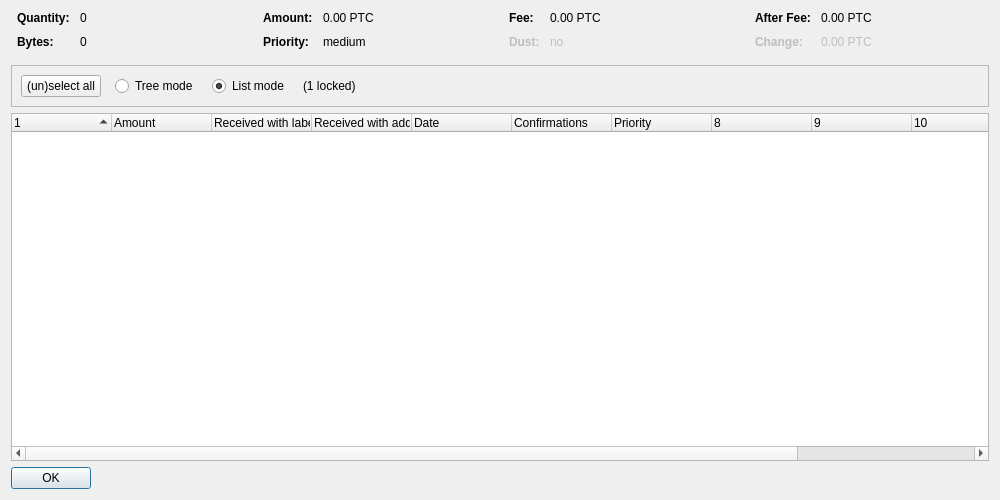
<?xml version="1.0" encoding="UTF-8"?>
<ui version="4.0">
 <class>CoinControlDialog</class>
 <widget class="QDialog" name="CoinControlDialog">
  <property name="geometry">
   <rect>
    <x>0</x>
    <y>0</y>
    <width>1000</width>
    <height>500</height>
   </rect>
  </property>
  <property name="windowTitle">
   <string>Coin Selection</string>
  </property>
  <layout class="QVBoxLayout" name="verticalLayout">
   <item>
    <layout class="QHBoxLayout" name="horizontalLayoutTop" stretch="0,0,0,0">
     <property name="topMargin">
      <number>0</number>
     </property>
     <property name="bottomMargin">
      <number>10</number>
     </property>
     <item>
      <layout class="QFormLayout" name="formLayoutCoinControl1">
       <property name="horizontalSpacing">
        <number>10</number>
       </property>
       <property name="verticalSpacing">
        <number>10</number>
       </property>
       <property name="leftMargin">
        <number>6</number>
       </property>
       <property name="rightMargin">
        <number>6</number>
       </property>
       <item row="0" column="0">
        <widget class="QLabel" name="labelCoinControlQuantityText">
         <property name="font">
          <font>
           <weight>75</weight>
           <bold>true</bold>
          </font>
         </property>
         <property name="text">
          <string>Quantity:</string>
         </property>
        </widget>
       </item>
       <item row="0" column="1">
        <widget class="QLabel" name="labelCoinControlQuantity">
         <property name="cursor">
          <cursorShape>IBeamCursor</cursorShape>
         </property>
         <property name="contextMenuPolicy">
          <enum>Qt::ActionsContextMenu</enum>
         </property>
         <property name="text">
          <string notr="true">0</string>
         </property>
         <property name="textInteractionFlags">
          <set>Qt::LinksAccessibleByMouse|Qt::TextSelectableByKeyboard|Qt::TextSelectableByMouse</set>
         </property>
        </widget>
       </item>
       <item row="1" column="0">
        <widget class="QLabel" name="labelCoinControlBytesText">
         <property name="font">
          <font>
           <weight>75</weight>
           <bold>true</bold>
          </font>
         </property>
         <property name="text">
          <string>Bytes:</string>
         </property>
        </widget>
       </item>
       <item row="1" column="1">
        <widget class="QLabel" name="labelCoinControlBytes">
         <property name="cursor">
          <cursorShape>IBeamCursor</cursorShape>
         </property>
         <property name="contextMenuPolicy">
          <enum>Qt::ActionsContextMenu</enum>
         </property>
         <property name="text">
          <string notr="true">0</string>
         </property>
         <property name="textInteractionFlags">
          <set>Qt::LinksAccessibleByMouse|Qt::TextSelectableByKeyboard|Qt::TextSelectableByMouse</set>
         </property>
        </widget>
       </item>
      </layout>
     </item>
     <item>
      <layout class="QFormLayout" name="formLayoutCoinControl2">
       <property name="horizontalSpacing">
        <number>10</number>
       </property>
       <property name="verticalSpacing">
        <number>10</number>
       </property>
       <property name="leftMargin">
        <number>6</number>
       </property>
       <property name="rightMargin">
        <number>6</number>
       </property>
       <item row="0" column="0">
        <widget class="QLabel" name="labelCoinControlAmountText">
         <property name="font">
          <font>
           <weight>75</weight>
           <bold>true</bold>
          </font>
         </property>
         <property name="text">
          <string>Amount:</string>
         </property>
        </widget>
       </item>
       <item row="0" column="1">
        <widget class="QLabel" name="labelCoinControlAmount">
         <property name="cursor">
          <cursorShape>IBeamCursor</cursorShape>
         </property>
         <property name="contextMenuPolicy">
          <enum>Qt::ActionsContextMenu</enum>
         </property>
         <property name="text">
          <string notr="true">0.00 PTC</string>
         </property>
         <property name="textInteractionFlags">
          <set>Qt::LinksAccessibleByMouse|Qt::TextSelectableByKeyboard|Qt::TextSelectableByMouse</set>
         </property>
        </widget>
       </item>
       <item row="1" column="0">
        <widget class="QLabel" name="labelCoinControlPriorityText">
         <property name="font">
          <font>
           <weight>75</weight>
           <bold>true</bold>
          </font>
         </property>
         <property name="text">
          <string>Priority:</string>
         </property>
        </widget>
       </item>
       <item row="1" column="1">
        <widget class="QLabel" name="labelCoinControlPriority">
         <property name="cursor">
          <cursorShape>IBeamCursor</cursorShape>
         </property>
         <property name="contextMenuPolicy">
          <enum>Qt::ActionsContextMenu</enum>
         </property>
         <property name="text">
          <string notr="true">medium</string>
         </property>
         <property name="textInteractionFlags">
          <set>Qt::LinksAccessibleByMouse|Qt::TextSelectableByKeyboard|Qt::TextSelectableByMouse</set>
         </property>
        </widget>
       </item>
      </layout>
     </item>
     <item>
      <layout class="QFormLayout" name="formLayoutCoinControl3">
       <property name="horizontalSpacing">
        <number>10</number>
       </property>
       <property name="verticalSpacing">
        <number>10</number>
       </property>
       <property name="leftMargin">
        <number>6</number>
       </property>
       <property name="rightMargin">
        <number>6</number>
       </property>
       <item row="0" column="0">
        <widget class="QLabel" name="labelCoinControlFeeText">
         <property name="font">
          <font>
           <weight>75</weight>
           <bold>true</bold>
          </font>
         </property>
         <property name="text">
          <string>Fee:</string>
         </property>
        </widget>
       </item>
       <item row="0" column="1">
        <widget class="QLabel" name="labelCoinControlFee">
         <property name="cursor">
          <cursorShape>IBeamCursor</cursorShape>
         </property>
         <property name="contextMenuPolicy">
          <enum>Qt::ActionsContextMenu</enum>
         </property>
         <property name="text">
          <string notr="true">0.00 PTC</string>
         </property>
         <property name="textInteractionFlags">
          <set>Qt::LinksAccessibleByMouse|Qt::TextSelectableByKeyboard|Qt::TextSelectableByMouse</set>
         </property>
        </widget>
       </item>
       <item row="1" column="0">
        <widget class="QLabel" name="labelCoinControlLowOutputText">
         <property name="enabled">
          <bool>false</bool>
         </property>
         <property name="font">
          <font>
           <weight>75</weight>
           <bold>true</bold>
          </font>
         </property>
         <property name="text">
          <string>Dust:</string>
         </property>
        </widget>
       </item>
       <item row="1" column="1">
        <widget class="QLabel" name="labelCoinControlLowOutput">
         <property name="enabled">
          <bool>false</bool>
         </property>
         <property name="cursor">
          <cursorShape>IBeamCursor</cursorShape>
         </property>
         <property name="contextMenuPolicy">
          <enum>Qt::ActionsContextMenu</enum>
         </property>
         <property name="text">
          <string notr="true">no</string>
         </property>
         <property name="textInteractionFlags">
          <set>Qt::LinksAccessibleByMouse|Qt::TextSelectableByKeyboard|Qt::TextSelectableByMouse</set>
         </property>
        </widget>
       </item>
      </layout>
     </item>
     <item>
      <layout class="QFormLayout" name="formLayoutCoinControl4">
       <property name="horizontalSpacing">
        <number>10</number>
       </property>
       <property name="verticalSpacing">
        <number>10</number>
       </property>
       <property name="leftMargin">
        <number>6</number>
       </property>
       <property name="rightMargin">
        <number>6</number>
       </property>
       <item row="0" column="0">
        <widget class="QLabel" name="labelCoinControlAfterFeeText">
         <property name="font">
          <font>
           <weight>75</weight>
           <bold>true</bold>
          </font>
         </property>
         <property name="text">
          <string>After Fee:</string>
         </property>
        </widget>
       </item>
       <item row="0" column="1">
        <widget class="QLabel" name="labelCoinControlAfterFee">
         <property name="cursor">
          <cursorShape>IBeamCursor</cursorShape>
         </property>
         <property name="contextMenuPolicy">
          <enum>Qt::ActionsContextMenu</enum>
         </property>
         <property name="text">
          <string notr="true">0.00 PTC</string>
         </property>
         <property name="textInteractionFlags">
          <set>Qt::LinksAccessibleByMouse|Qt::TextSelectableByKeyboard|Qt::TextSelectableByMouse</set>
         </property>
        </widget>
       </item>
       <item row="1" column="0">
        <widget class="QLabel" name="labelCoinControlChangeText">
         <property name="enabled">
          <bool>false</bool>
         </property>
         <property name="font">
          <font>
           <weight>75</weight>
           <bold>true</bold>
          </font>
         </property>
         <property name="text">
          <string>Change:</string>
         </property>
        </widget>
       </item>
       <item row="1" column="1">
        <widget class="QLabel" name="labelCoinControlChange">
         <property name="enabled">
          <bool>false</bool>
         </property>
         <property name="cursor">
          <cursorShape>IBeamCursor</cursorShape>
         </property>
         <property name="contextMenuPolicy">
          <enum>Qt::ActionsContextMenu</enum>
         </property>
         <property name="text">
          <string notr="true">0.00 PTC</string>
         </property>
         <property name="textInteractionFlags">
          <set>Qt::LinksAccessibleByMouse|Qt::TextSelectableByKeyboard|Qt::TextSelectableByMouse</set>
         </property>
        </widget>
       </item>
      </layout>
     </item>
    </layout>
   </item>
   <item>
    <widget class="QFrame" name="frame">
     <property name="minimumSize">
      <size>
       <width>0</width>
       <height>40</height>
      </size>
     </property>
     <property name="frameShape">
      <enum>QFrame::StyledPanel</enum>
     </property>
     <property name="frameShadow">
      <enum>QFrame::Sunken</enum>
     </property>
     <layout class="QHBoxLayout" name="horizontalLayout">
      <item>
       <layout class="QHBoxLayout" name="horizontalLayoutPanel" stretch="0,0,0,0,0">
        <property name="spacing">
         <number>14</number>
        </property>
        <item>
         <widget class="QPushButton" name="pushButtonSelectAll">
          <property name="sizePolicy">
           <sizepolicy hsizetype="Maximum" vsizetype="Fixed">
            <horstretch>0</horstretch>
            <verstretch>0</verstretch>
           </sizepolicy>
          </property>
          <property name="text">
           <string>(un)select all</string>
          </property>
          <property name="autoDefault">
           <bool>false</bool>
          </property>
         </widget>
        </item>
        <item>
         <widget class="QRadioButton" name="radioTreeMode">
          <property name="sizePolicy">
           <sizepolicy hsizetype="Maximum" vsizetype="Fixed">
            <horstretch>0</horstretch>
            <verstretch>0</verstretch>
           </sizepolicy>
          </property>
          <property name="text">
           <string>Tree mode</string>
          </property>
         </widget>
        </item>
        <item>
         <widget class="QRadioButton" name="radioListMode">
          <property name="sizePolicy">
           <sizepolicy hsizetype="Maximum" vsizetype="Fixed">
            <horstretch>0</horstretch>
            <verstretch>0</verstretch>
           </sizepolicy>
          </property>
          <property name="text">
           <string>List mode</string>
          </property>
          <property name="checked">
           <bool>true</bool>
          </property>
         </widget>
        </item>
        <item>
         <widget class="QLabel" name="labelLocked">
          <property name="text">
           <string notr="true">(1 locked)</string>
          </property>
         </widget>
        </item>
        <item>
         <spacer name="horizontalSpacer">
          <property name="orientation">
           <enum>Qt::Horizontal</enum>
          </property>
          <property name="sizeHint" stdset="0">
           <size>
            <width>40</width>
            <height>20</height>
           </size>
          </property>
         </spacer>
        </item>
       </layout>
      </item>
     </layout>
    </widget>
   </item>
   <item>
    <widget class="CoinControlTreeWidget" name="treeWidget">
     <property name="contextMenuPolicy">
      <enum>Qt::CustomContextMenu</enum>
     </property>
     <property name="sortingEnabled">
      <bool>false</bool>
     </property>
     <property name="columnCount">
      <number>12</number>
     </property>
     <attribute name="headerShowSortIndicator" stdset="0">
      <bool>true</bool>
     </attribute>
     <attribute name="headerStretchLastSection">
      <bool>false</bool>
     </attribute>
     <column>
      <property name="text">
       <string/>
      </property>
     </column>
     <column>
      <property name="text">
       <string>Amount</string>
      </property>
     </column>
     <column>
      <property name="text">
       <string>Received with label</string>
      </property>
     </column>
     <column>
      <property name="text">
       <string>Received with address</string>
      </property>
     </column>
     <column>
      <property name="text">
       <string>Date</string>
      </property>
     </column>
     <column>
      <property name="text">
       <string>Confirmations</string>
      </property>
      <property name="toolTip">
       <string>Confirmed</string>
      </property>
     </column>
     <column>
      <property name="text">
       <string>Priority</string>
      </property>
     </column>
     <column>
      <property name="text">
       <string/>
      </property>
     </column>
     <column>
      <property name="text">
       <string/>
      </property>
     </column>
     <column>
      <property name="text">
       <string/>
      </property>
     </column>
     <column>
      <property name="text">
       <string/>
      </property>
     </column>
     <column>
      <property name="text">
       <string/>
      </property>
     </column>
    </widget>
   </item>
   <item>
    <widget class="QDialogButtonBox" name="buttonBox">
     <property name="sizePolicy">
      <sizepolicy hsizetype="Maximum" vsizetype="Fixed">
       <horstretch>0</horstretch>
       <verstretch>0</verstretch>
      </sizepolicy>
     </property>
     <property name="orientation">
      <enum>Qt::Horizontal</enum>
     </property>
     <property name="standardButtons">
      <set>QDialogButtonBox::Ok</set>
     </property>
    </widget>
   </item>
  </layout>
 </widget>
 <customwidgets>
  <customwidget>
   <class>CoinControlTreeWidget</class>
   <extends>QTreeWidget</extends>
   <header>coincontroltreewidget.h</header>
  </customwidget>
 </customwidgets>
 <resources/>
 <connections/>
</ui>
